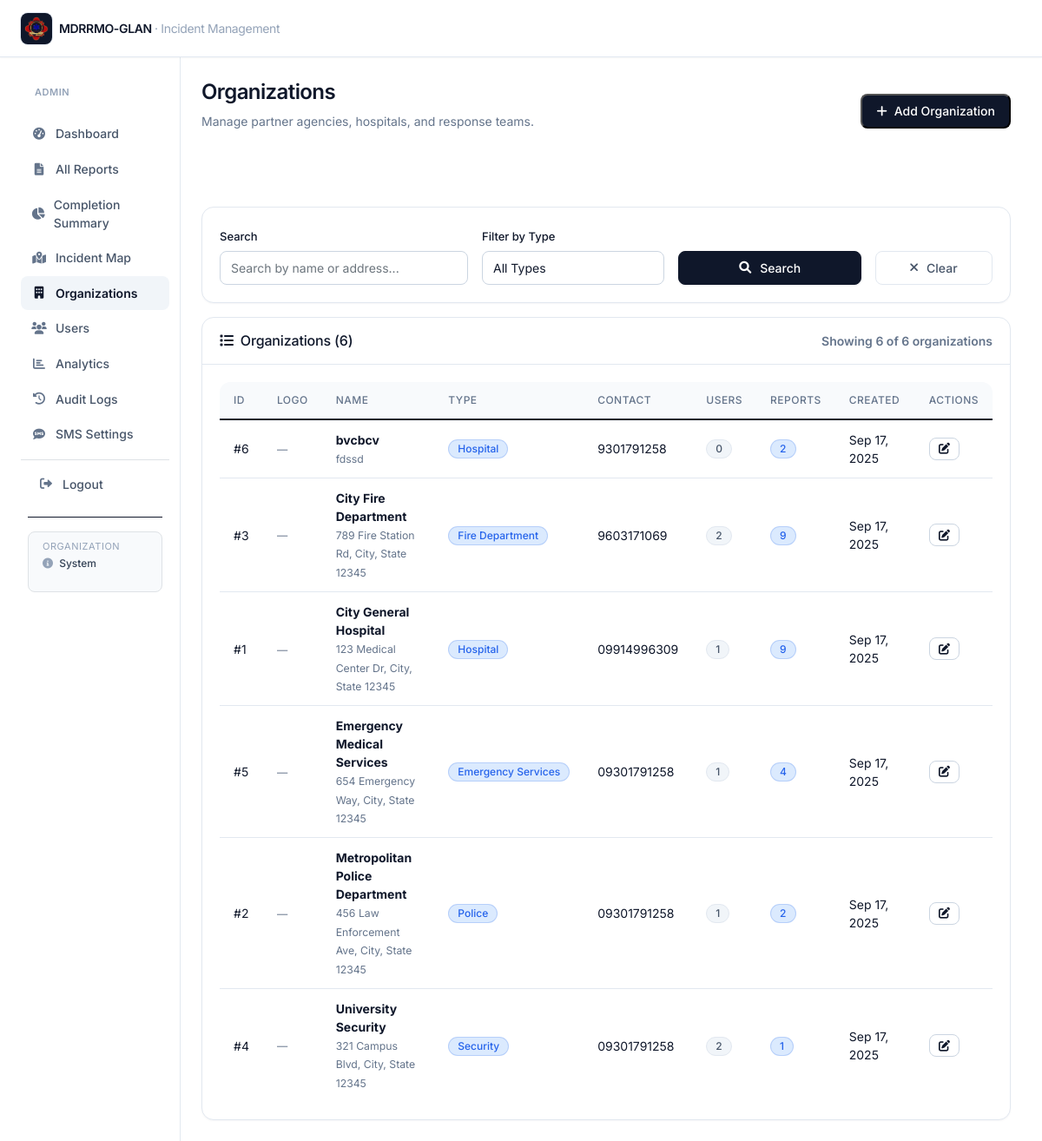
/organizations/index.php (signed in), run on the app's committed database.
### tables this page shows
CREATE TABLE IF NOT EXISTS `organizations` (
  `id` int NOT NULL AUTO_INCREMENT,
  `org_name` varchar(255) NOT NULL,
  `org_type` enum('Hospital','Police','Fire Department','Security','Emergency Services') NOT NULL,
  `contact_number` varchar(20) DEFAULT NULL,
  `address` text,
  `latitude` decimal(10,8) DEFAULT NULL,
  `longitude` decimal(11,8) DEFAULT NULL,
  `logo_path` varchar(512) DEFAULT NULL,
  `created_at` timestamp NULL DEFAULT CURRENT_TIMESTAMP,
  PRIMARY KEY (`id`)
);

### config/config.php (called while the page is built, shortened)
<?php
function format_date($date)
{
    return date('M d, Y', strtotime($date));
}
?>

### organizations/index.php (the view, shortened to what this page needs)
<?php
require_once '../config/config.php';
include '../views/header.php';
$database = new Database();
$db = $database->getConnection();
$search = $_GET['search'] ?? '';
$page = max(1, (int)($_GET['page'] ?? 1));
$per_page = 10;
$offset = ($page - 1) * $per_page;
$where_conditions = [];
$params = [];
$where_clause = !empty($where_conditions) ? "WHERE " . implode(" AND ", $where_conditions) : "";
$count_query = "SELECT COUNT(*) as total FROM organizations o $where_clause";
$count_stmt = $db->prepare($count_query);
$count_stmt->execute($params);
$total_records = $count_stmt->fetch()['total'];
$query = "SELECT o.*,
          COUNT(DISTINCT u.id) as user_count,
          COUNT(DISTINCT ir.id) as report_count
          FROM organizations o
          LEFT JOIN users u ON o.id = u.organization_id
          LEFT JOIN incident_reports ir ON o.id = ir.organization_id
          $where_clause
          GROUP BY o.id
          ORDER BY o.org_name
          LIMIT $per_page OFFSET $offset";
$stmt = $db->prepare($query);
$stmt->execute($params);
$organizations = $stmt->fetchAll();
?>
<div class="container-fluid">
    <div class="row g-0">
        <?php include '../views/sidebar.php'; ?>
        <main class="col-md-9 ms-sm-auto col-lg-10 main-content">
            <div class="flex flex-col sm:flex-row sm:items-center sm:justify-between gap-3 pb-5 mb-6 border-b border-slate-200">
                <div>
                    <h1 class="text-2xl font-semibold tracking-tight text-slate-900">Organizations</h1>
                    <p class="text-sm text-slate-500 mt-1">Manage partner agencies, hospitals, and response teams.</p>
                </div>
                <button type="button" class="inline-flex items-center gap-2 rounded-lg bg-slate-900 px-3 py-2 text-sm font-medium text-white hover:bg-slate-800 transition" data-bs-toggle="modal" data-bs-target="#createModal">
                    <i class="fas fa-plus"></i>Add Organization
                </button>
            </div>
            <div class="card mb-3">
                <div class="card-body">
                    <form method="GET" class="row g-3">
                        <div class="col-md-4">
                            <label for="search" class="form-label">Search</label>
                            <input type="text" class="form-control" id="search" name="search"
                                   placeholder="Search by name or address..." value="<?php echo htmlspecialchars($search); ?>">
                        </div>
                        <div class="col-md-3">
                            <label for="type" class="form-label">Filter by Type</label>
                            <select class="form-select" id="type" name="type">
                                <option value="">All Types</option>
                            </select>
                        </div>
                        <div class="col-md-3">
                            <label class="form-label">&nbsp;</label>
                            <div class="d-grid">
                                <button type="submit" class="btn btn-primary">
                                    <i class="fas fa-search me-1"></i>Search
                                </button>
                            </div>
                        </div>
                        <div class="col-md-2">
                            <label class="form-label">&nbsp;</label>
                            <div class="d-grid">
                                <a href="index.php" class="btn btn-outline-secondary">
                                    <i class="fas fa-times me-1"></i>Clear
                                </a>
                            </div>
                        </div>
                    </form>
                </div>
            </div>
            <div class="card">
                <div class="card-header d-flex justify-content-between align-items-center">
                    <h6 class="mb-0">
                        <i class="fas fa-list me-2"></i>Organizations (<?php echo $total_records; ?>)
                    </h6>
                    <small class="text-muted">
                        Showing <?php echo count($organizations); ?> of <?php echo $total_records; ?> organizations
                    </small>
                </div>
                <div class="card-body">
                    <div class="table-responsive">
                        <table class="table table-hover">
                            <thead>
                                <tr>
                                    <th>ID</th>
                                    <th>Logo</th>
                                    <th>Name</th>
                                    <th>Type</th>
                                    <th>Contact</th>
                                    <th>Users</th>
                                    <th>Reports</th>
                                    <th>Created</th>
                                    <th>Actions</th>
                                </tr>
                            </thead>
                            <tbody>
                                <?php foreach ($organizations as $org): ?>
                                <tr>
                                    <td>#<?php echo $org['id']; ?></td>
                                    <td>
                                        <?php if (!empty($org['logo_path'] ?? null)): ?>
                                            <img src="<?php echo htmlspecialchars(BASE_URL . ($org['logo_path'] ?? '')); ?>" alt="" width="40" height="40" class="rounded-lg border border-slate-200 object-contain bg-white" style="max-height:40px">
                                        <?php else: ?>
                                            <span class="text-muted small">—</span>
                                        <?php endif; ?>
                                    </td>
                                    <td>
                                        <strong><?php echo htmlspecialchars($org['org_name']); ?></strong>
                                        <?php if ($org['address']): ?>
                                        <br><small class="text-muted"><?php echo htmlspecialchars($org['address']); ?></small>
                                        <?php endif; ?>
                                    </td>
                                    <td>
                                        <span class="badge bg-info"><?php echo $org['org_type'] ?: 'Other'; ?></span>
                                    </td>
                                    <td><?php echo htmlspecialchars($org['contact_number']); ?></td>
                                    <td>
                                        <span class="badge bg-secondary"><?php echo $org['user_count']; ?></span>
                                    </td>
                                    <td>
                                        <span class="badge bg-primary"><?php echo $org['report_count']; ?></span>
                                    </td>
                                    <td><?php echo format_date($org['created_at']); ?></td>
                                    <td>
                                        <button type="button" class="btn btn-sm btn-outline-primary"
                                            onclick="editOrganization(<?php echo htmlspecialchars(json_encode($org)); ?>)">
                                            <i class="fas fa-edit"></i>
                                        </button>
                                    </td>
                                </tr>
                                <?php endforeach; ?>
                            </tbody>
                        </table>
                    </div>
                </div>
            </div>
        </main>
    </div>
</div>
<?php include '../views/footer.php'; ?>

### data on the page
organizations: id "6", org_name "bvcbcv", address "fdssd", org_type "Hospital", contact_number "9301791258", user_count "0", report_count "2", created_at "Sep 17, 2025"
organizations: id "3", org_name "City Fire Department", address "789 Fire Station Rd, City, State 12345", org_type "Fire Department", contact_number "9603171069", user_count "2", report_count "9", created_at "Sep 17, 2025"
organizations: id "1", org_name "City General Hospital", address "123 Medical Center Dr, City, State 12345", org_type "Hospital", contact_number "09914996309", user_count "1", report_count "9", created_at "Sep 17, 2025"
organizations: id "5", org_name "Emergency Medical Services", address "654 Emergency Way, City, State 12345", org_type "Emergency Services", contact_number "09301791258", user_count "1", report_count "4", created_at "Sep 17, 2025"
organizations: id "2", org_name "Metropolitan Police Department", address "456 Law Enforcement Ave, City, State 12345", org_type "Police", contact_number "09301791258", user_count "1", report_count "2", created_at "Sep 17, 2025"
organizations: id "4", org_name "University Security", address "321 Campus Blvd, City, State 12345", org_type "Security", contact_number "09301791258", user_count "2", report_count "1", created_at "Sep 17, 2025"

### other printed values
$_SESSION['user_role'] "ADMIN"
$total_records "6"
count($organizations) "6"
